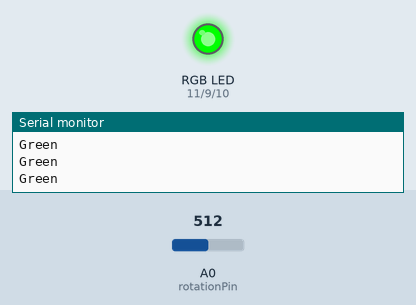
Bench run of a sketch on a simulated Arduino Uno, built with avr-gcc and run on an emulated ATmega328P. Parts: an RGB LED mixed from three pins (HIGH = lit), the last lines printed to the serial monitor. Inputs (shaded band) come from the test bench; at power-on: A0 (rotationPin) = 512.

Above: at 1.2 s.
1.3 s: A0 (rotationPin) set to 466
2.8 s: A0 (rotationPin) set to 441
At 4.0 s:
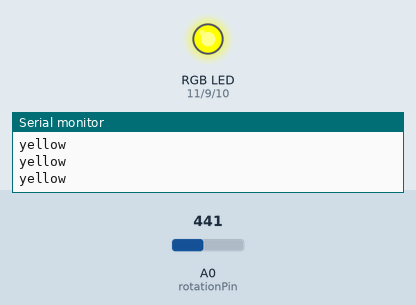
4.3 s: A0 (rotationPin) set to 317
7.3 s: A0 (rotationPin) set to 283
At 7.7 s:
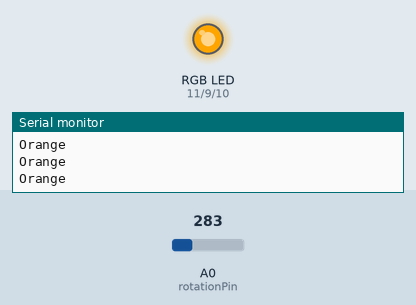
8.8 s: A0 (rotationPin) set to 306
At 9.9 s:
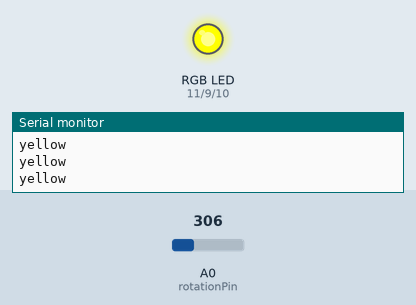
10.3 s: A0 (rotationPin) set to 461
At 11.3 s:
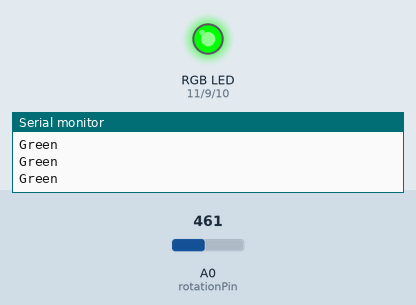
Timing chart, 0 to 12.8 s (numbered marks = the images above; inputs shaded):
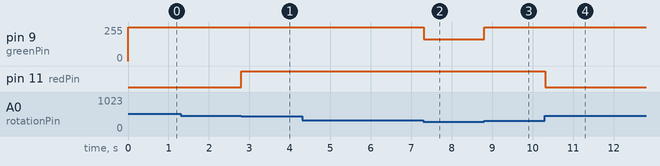

Measured:
- the behaviour switches between 450 and 449 on A0 (rotationPin) (found by bisection; images 0 and 1)
- the behaviour switches between 300 and 299 on A0 (rotationPin) (found by bisection; images 1 and 2)
- after the input at 2.8 s, pin 11 (redPin): LOW → HIGH at once
- after the input at 7.3 s, pin 9 (greenPin): 255/255 → 165/255 at once
- after the input at 8.8 s, pin 9 (greenPin): 165/255 → 255/255 at once
- after the input at 10.3 s, pin 11 (redPin): HIGH → LOW at once

The sketch:

Lab_3.ino
```cpp
/*
Miguel Andrade
Sept 28, 23
this code uses a dial and led to change and modify the colour
and change the speed of the delay
*/


int rotationPin = A0; //The rotation sensor is plugged into pin A0 of the Arduino.
int data=0; //Used to store data from sensor.
int redPin=11; //red pin
int bluePin = 10; //blue pin
int greenPin = 9; //red pin
int usInput = 0; //userinput
int lvl4Delay =500; //delay for level4

void loop() { //calling the level functions
  //level1 ();
  //level2();
  level3();
  //level4();

}

void setup() { //The Setup function runs once.

Serial.begin(9600); //this send data from Serial
	pinMode(rotationPin,INPUT); //getting input from the dial
	pinMode(redPin, OUTPUT); //allowing the pin to get power
	pinMode(bluePin, OUTPUT);
	pinMode(greenPin, OUTPUT);

}


void level1() { //The loop function runs forever.
data = analogRead(rotationPin); //Read the value from the light sensor and store it
//in the lightData variable.
Serial.print("Rotation value = ");
Serial.println(data); //Print the data to the serial port.
delay(1000); //Wait 1 second (1000mS) before running again.
}

  void level2() {
    //reverseing the dial and getting the data from the dial too
    data = 1023-analogRead(rotationPin);

    analogWrite(redPin, 255); //give the led power
    delay(data);
    analogWrite(redPin, 0); //shutting off the led power
    analogWrite(bluePin, 255);
    delay(data);
    analogWrite(bluePin, 0);
    analogWrite(greenPin, 255);
    delay(data);
    analogWrite(greenPin, 0);

    Serial.println(data); //print the delay
   }

  void level3() { //ROYGBP
    data = analogRead(rotationPin);
   //red
    //if statement turning on led based on dial data
    if (data > 0 && data < 150) {
      analogWrite(redPin, 255); //turn on led
      analogWrite(greenPin,0);
  	  analogWrite(bluePin,0);
      Serial.println("Red"); //prints the colour
    } //orange
      else if (data > 151 && data < 300) {
            analogWrite(redPin, 255);
      		analogWrite(greenPin,165);
  	  		analogWrite(bluePin,0);
        Serial.println("Orange");
		//yellow
       }else if (data > 301 && data < 450) {
            analogWrite(redPin, 255);
      		analogWrite(greenPin,255);
  	  		analogWrite(bluePin,0);
        Serial.println("yellow");
           //green
        }else if (data > 451 && data < 600) {
            analogWrite(redPin, 0);
      		analogWrite(greenPin,255);
  	  		analogWrite(bluePin,0);
        Serial.println("Green");
            //blue
        }else if (data > 601 && data < 750) {
            analogWrite(redPin, 0);
      		analogWrite(greenPin,0);
  	  		analogWrite(bluePin,255);
        Serial.println("Blue");
  				//purple
        }else if (data > 751 && data < 1023) {
            analogWrite(redPin, 128);
      		analogWrite(greenPin, 0);
  	  		analogWrite(bluePin, 128);
        Serial.println("Purple");
      }
  }

	void level4() {

  // send data only when you receive data:
  if (Serial.available() > 0) {
    Serial.println("Type a letter R,G or B ");
    //tells the user what to pick
    usInput = Serial.read();
    // tells you what you got
    Serial.print("I received: ");
    Serial.println(usInput, DEC);
      //prints the number the user get in decimal

    if (usInput == 114 || usInput==82) {
      //if statement taking userinput and showing colour
      analogWrite(redPin , 255);
      delay(lvl4Delay); //delay for level4
      analogWrite(redPin , 0);
    } else if (usInput == 103|| usInput==71) {
      analogWrite(greenPin , 255);
      delay(lvl4Delay);
      analogWrite(greenPin , 0);
    } else if (usInput == 98 || usInput == 66) {
      analogWrite(bluePin , 255);
      delay(lvl4Delay);
      analogWrite(bluePin , 0);
      }
  	}
  }
```
